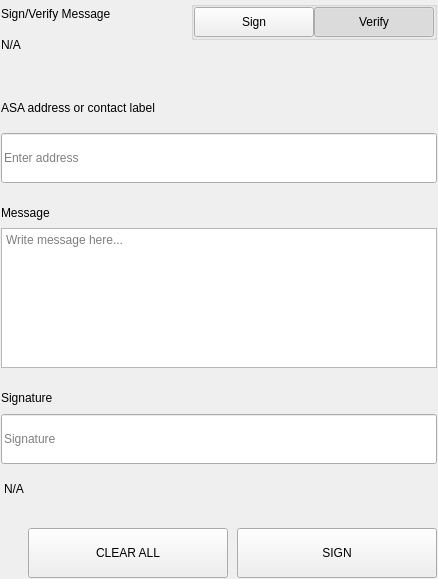
<?xml version="1.0" encoding="UTF-8"?>
<ui version="4.0">
 <class>SettingsSignMessageWidgets</class>
 <widget class="QWidget" name="SettingsSignMessageWidgets">
  <property name="geometry">
   <rect>
    <x>0</x>
    <y>0</y>
    <width>438</width>
    <height>579</height>
   </rect>
  </property>
  <property name="windowTitle">
   <string>Form</string>
  </property>
  <layout class="QVBoxLayout" name="verticalLayout">
   <property name="spacing">
    <number>0</number>
   </property>
   <property name="leftMargin">
    <number>0</number>
   </property>
   <property name="topMargin">
    <number>0</number>
   </property>
   <property name="rightMargin">
    <number>0</number>
   </property>
   <property name="bottomMargin">
    <number>0</number>
   </property>
   <item>
    <widget class="QWidget" name="left" native="true">
     <layout class="QVBoxLayout" name="verticalLayout_3">
      <property name="leftMargin">
       <number>0</number>
      </property>
      <property name="topMargin">
       <number>0</number>
      </property>
      <property name="rightMargin">
       <number>0</number>
      </property>
      <property name="bottomMargin">
       <number>0</number>
      </property>
      <item>
       <widget class="QWidget" name="container_sign" native="true">
        <layout class="QVBoxLayout" name="verticalLayout_2">
         <property name="spacing">
          <number>0</number>
         </property>
         <property name="leftMargin">
          <number>1</number>
         </property>
         <property name="topMargin">
          <number>1</number>
         </property>
         <property name="rightMargin">
          <number>1</number>
         </property>
         <property name="bottomMargin">
          <number>1</number>
         </property>
         <item>
          <layout class="QHBoxLayout" name="horizontalLayout_3" stretch="3,1">
           <property name="spacing">
            <number>40</number>
           </property>
           <item>
            <layout class="QVBoxLayout" name="verticalLayoutTitle">
             <property name="spacing">
              <number>5</number>
             </property>
             <item>
              <widget class="QLabel" name="labelTitle">
               <property name="text">
                <string>Sign/Verify Message</string>
               </property>
              </widget>
             </item>
             <item>
              <widget class="QLabel" name="labelSubtitle1">
               <property name="text">
                <string notr="true">N/A</string>
               </property>
               <property name="wordWrap">
                <bool>true</bool>
               </property>
              </widget>
             </item>
            </layout>
           </item>
           <item alignment="Qt::AlignRight|Qt::AlignTop">
            <widget class="QWidget" name="containerSwitch" native="true">
             <property name="styleSheet">
              <string notr="true">#containerSwitch{
	padding-top:9px;
}</string>
             </property>
             <layout class="QVBoxLayout" name="verticalLayout_6">
              <property name="spacing">
               <number>4</number>
              </property>
              <property name="leftMargin">
               <number>0</number>
              </property>
              <property name="topMargin">
               <number>0</number>
              </property>
              <property name="rightMargin">
               <number>0</number>
              </property>
              <property name="bottomMargin">
               <number>0</number>
              </property>
              <item alignment="Qt::AlignRight">
               <widget class="QGroupBox" name="groupBox">
                <property name="sizePolicy">
                 <sizepolicy hsizetype="Fixed" vsizetype="Preferred">
                  <horstretch>0</horstretch>
                  <verstretch>0</verstretch>
                 </sizepolicy>
                </property>
                <property name="title">
                 <string/>
                </property>
                <property name="alignment">
                 <set>Qt::AlignRight|Qt::AlignTop|Qt::AlignTrailing</set>
                </property>
                <layout class="QHBoxLayout" name="horizontalLayout_4">
                 <property name="spacing">
                  <number>0</number>
                 </property>
                 <property name="leftMargin">
                  <number>0</number>
                 </property>
                 <property name="topMargin">
                  <number>0</number>
                 </property>
                 <property name="rightMargin">
                  <number>0</number>
                 </property>
                 <property name="bottomMargin">
                  <number>0</number>
                 </property>
                 <item>
                  <widget class="QPushButton" name="pushSign">
                   <property name="minimumSize">
                    <size>
                     <width>120</width>
                     <height>30</height>
                    </size>
                   </property>
                   <property name="maximumSize">
                    <size>
                     <width>120</width>
                     <height>30</height>
                    </size>
                   </property>
                   <property name="focusPolicy">
                    <enum>Qt::NoFocus</enum>
                   </property>
                   <property name="text">
                    <string>Sign</string>
                   </property>
                   <property name="checkable">
                    <bool>true</bool>
                   </property>
                   <property name="autoExclusive">
                    <bool>true</bool>
                   </property>
                  </widget>
                 </item>
                 <item>
                  <widget class="QPushButton" name="pushVerify">
                   <property name="minimumSize">
                    <size>
                     <width>120</width>
                     <height>30</height>
                    </size>
                   </property>
                   <property name="maximumSize">
                    <size>
                     <width>120</width>
                     <height>30</height>
                    </size>
                   </property>
                   <property name="focusPolicy">
                    <enum>Qt::NoFocus</enum>
                   </property>
                   <property name="text">
                    <string>Verify</string>
                   </property>
                   <property name="checkable">
                    <bool>true</bool>
                   </property>
                   <property name="checked">
                    <bool>true</bool>
                   </property>
                   <property name="autoExclusive">
                    <bool>true</bool>
                   </property>
                  </widget>
                 </item>
                </layout>
               </widget>
              </item>
              <item alignment="Qt::AlignHCenter|Qt::AlignTop">
               <widget class="QLabel" name="labelSubtitleSwitch">
                <property name="text">
                 <string/>
                </property>
                <property name="alignment">
                 <set>Qt::AlignRight|Qt::AlignTrailing|Qt::AlignVCenter</set>
                </property>
               </widget>
              </item>
             </layout>
            </widget>
           </item>
          </layout>
         </item>
         <item>
          <spacer name="verticalSpacer_2">
           <property name="orientation">
            <enum>Qt::Vertical</enum>
           </property>
           <property name="sizeType">
            <enum>QSizePolicy::Fixed</enum>
           </property>
           <property name="sizeHint" stdset="0">
            <size>
             <width>20</width>
             <height>40</height>
            </size>
           </property>
          </spacer>
         </item>
         <item>
          <widget class="QWidget" name="containerAddress" native="true">
           <property name="sizePolicy">
            <sizepolicy hsizetype="Preferred" vsizetype="Fixed">
             <horstretch>0</horstretch>
             <verstretch>0</verstretch>
            </sizepolicy>
           </property>
           <layout class="QVBoxLayout" name="verticalLayout_5" stretch="0,0">
            <property name="spacing">
             <number>15</number>
            </property>
            <property name="leftMargin">
             <number>0</number>
            </property>
            <property name="topMargin">
             <number>0</number>
            </property>
            <property name="rightMargin">
             <number>0</number>
            </property>
            <property name="bottomMargin">
             <number>0</number>
            </property>
            <item>
             <widget class="QLabel" name="labelSubtitleAddress">
              <property name="minimumSize">
               <size>
                <width>0</width>
                <height>20</height>
               </size>
              </property>
              <property name="maximumSize">
               <size>
                <width>16777215</width>
                <height>20</height>
               </size>
              </property>
              <property name="text">
               <string>ASA address or contact label</string>
              </property>
             </widget>
            </item>
            <item>
             <widget class="QLineEdit" name="addressIn_SM">
              <property name="minimumSize">
               <size>
                <width>0</width>
                <height>50</height>
               </size>
              </property>
              <property name="maximumSize">
               <size>
                <width>16777215</width>
                <height>50</height>
               </size>
              </property>
              <property name="placeholderText">
               <string>Enter address</string>
              </property>
             </widget>
            </item>
           </layout>
          </widget>
         </item>
         <item>
          <spacer name="verticalSpacer_3">
           <property name="orientation">
            <enum>Qt::Vertical</enum>
           </property>
           <property name="sizeType">
            <enum>QSizePolicy::Fixed</enum>
           </property>
           <property name="sizeHint" stdset="0">
            <size>
             <width>20</width>
             <height>20</height>
            </size>
           </property>
          </spacer>
         </item>
         <item>
          <layout class="QVBoxLayout" name="verticalLayout_9">
           <property name="spacing">
            <number>5</number>
           </property>
           <item>
            <widget class="QLabel" name="labelSubtitleMessage">
             <property name="minimumSize">
              <size>
               <width>0</width>
               <height>20</height>
              </size>
             </property>
             <property name="maximumSize">
              <size>
               <width>16777215</width>
               <height>20</height>
              </size>
             </property>
             <property name="text">
              <string>Message</string>
             </property>
            </widget>
           </item>
           <item>
            <widget class="QPlainTextEdit" name="messageIn_SM">
             <property name="minimumSize">
              <size>
               <width>0</width>
               <height>140</height>
              </size>
             </property>
             <property name="maximumSize">
              <size>
               <width>16777215</width>
               <height>140</height>
              </size>
             </property>
             <property name="placeholderText">
              <string>Write message here...</string>
             </property>
            </widget>
           </item>
          </layout>
         </item>
         <item>
          <spacer name="verticalSpacer_4">
           <property name="orientation">
            <enum>Qt::Vertical</enum>
           </property>
           <property name="sizeType">
            <enum>QSizePolicy::Fixed</enum>
           </property>
           <property name="sizeHint" stdset="0">
            <size>
             <width>20</width>
             <height>20</height>
            </size>
           </property>
          </spacer>
         </item>
         <item>
          <widget class="QWidget" name="widget" native="true">
           <property name="minimumSize">
            <size>
             <width>0</width>
             <height>75</height>
            </size>
           </property>
           <property name="maximumSize">
            <size>
             <width>16777215</width>
             <height>16777215</height>
            </size>
           </property>
           <layout class="QVBoxLayout" name="verticalLayout_4">
            <property name="leftMargin">
             <number>0</number>
            </property>
            <property name="topMargin">
             <number>0</number>
            </property>
            <property name="rightMargin">
             <number>0</number>
            </property>
            <property name="bottomMargin">
             <number>0</number>
            </property>
            <item>
             <widget class="QLabel" name="labelSubtitleSignature">
              <property name="minimumSize">
               <size>
                <width>0</width>
                <height>20</height>
               </size>
              </property>
              <property name="maximumSize">
               <size>
                <width>16777215</width>
                <height>20</height>
               </size>
              </property>
              <property name="text">
               <string>Signature</string>
              </property>
             </widget>
            </item>
            <item>
             <widget class="QLineEdit" name="signatureOut_SM">
              <property name="minimumSize">
               <size>
                <width>0</width>
                <height>50</height>
               </size>
              </property>
              <property name="placeholderText">
               <string>Signature</string>
              </property>
             </widget>
            </item>
           </layout>
          </widget>
         </item>
         <item>
          <widget class="QLabel" name="statusLabel_SM">
           <property name="styleSheet">
            <string notr="true">padding-top:5px;</string>
           </property>
           <property name="text">
            <string notr="true">N/A</string>
           </property>
          </widget>
         </item>
         <item>
          <spacer name="verticalSpacer">
           <property name="orientation">
            <enum>Qt::Vertical</enum>
           </property>
           <property name="sizeType">
            <enum>QSizePolicy::Fixed</enum>
           </property>
           <property name="sizeHint" stdset="0">
            <size>
             <width>20</width>
             <height>20</height>
            </size>
           </property>
          </spacer>
         </item>
         <item>
          <layout class="QHBoxLayout" name="horizontalLayout_7">
           <property name="spacing">
            <number>9</number>
           </property>
           <item>
            <spacer name="horizontalSpacer_5">
             <property name="orientation">
              <enum>Qt::Horizontal</enum>
             </property>
             <property name="sizeType">
              <enum>QSizePolicy::Expanding</enum>
             </property>
             <property name="sizeHint" stdset="0">
              <size>
               <width>40</width>
               <height>20</height>
              </size>
             </property>
            </spacer>
           </item>
           <item>
            <widget class="QPushButton" name="pushButtonClear">
             <property name="minimumSize">
              <size>
               <width>200</width>
               <height>50</height>
              </size>
             </property>
             <property name="focusPolicy">
              <enum>Qt::NoFocus</enum>
             </property>
             <property name="text">
              <string>CLEAR ALL</string>
             </property>
            </widget>
           </item>
           <item>
            <widget class="QPushButton" name="pushButtonSave">
             <property name="minimumSize">
              <size>
               <width>200</width>
               <height>50</height>
              </size>
             </property>
             <property name="maximumSize">
              <size>
               <width>200</width>
               <height>50</height>
              </size>
             </property>
             <property name="focusPolicy">
              <enum>Qt::NoFocus</enum>
             </property>
             <property name="text">
              <string>SIGN</string>
             </property>
            </widget>
           </item>
          </layout>
         </item>
        </layout>
       </widget>
      </item>
     </layout>
    </widget>
   </item>
  </layout>
 </widget>
 <resources/>
 <connections/>
</ui>
